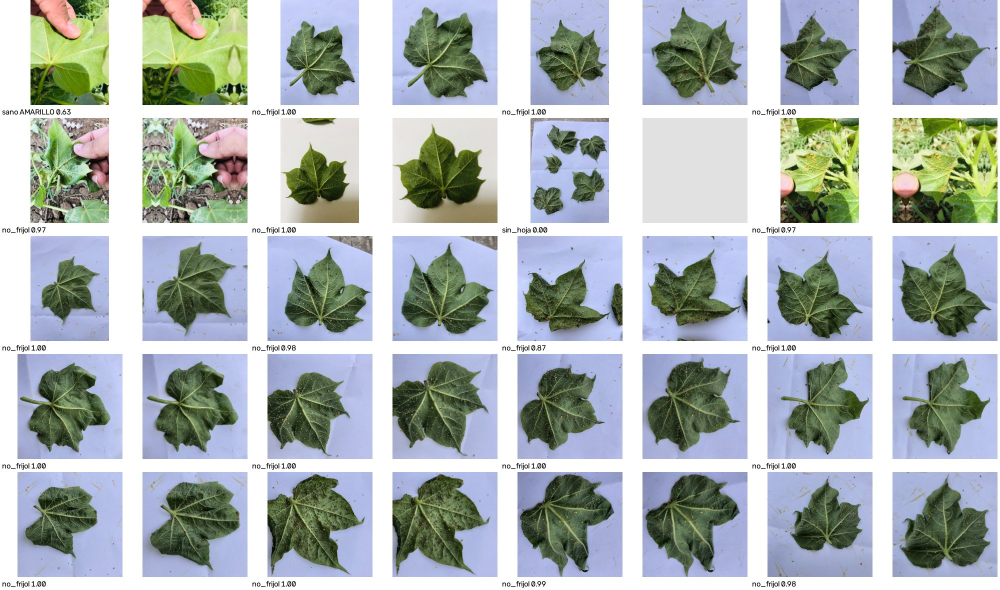
#> input picture eval_app/algodon_muestra_20261006_115615.jpg, 2000 x 1180 px (shown at 1/2 size)
$ python mapa_color.py --image eval_app/algodon_muestra_20261006_115615.jpg
#> lines starting #> are read from the running program, lines starting #| are printed output that depends on the picture; after the words box and inside, x2 and y2 are one past the last pixel; in counts of white or black regions, pixels touching at a corner belong together
#!/usr/bin/env python3
"""
PlagaScan -- mapa_color.py  (EXPERIMENTO, rama `experimento`)

Mapa de color de la hoja: marca sobre la foto las zonas de la hoja cuyo color
se aleja del verde (manchas claras o amarillentas, y zonas cafés o secas) y
reporta qué porcentaje de la hoja ocupan.

Es INFORMATIVO, no un diagnóstico: no dice la causa (sol, sequía, nutrientes,
hongo, plaga...). Y es INDEPENDIENTE del clasificador: no modifica la imagen
que entra al modelo ni el resultado del pulgón. Solo lee la foto original.

La región de la hoja se obtiene con el MISMO rango HSV y la misma limpieza
morfológica que LeafSegmenter.kt / preprocess_opencv.py, pero aquí el contorno
se rellena para incluir las manchas que quedan fuera del rango verde.

Uso:
    python mapa_color.py --image foto.jpg
    python mapa_color.py --batch carpeta/ [--out carpeta_salida/]
"""
import argparse
import csv
from pathlib import Path

import cv2
import numpy as np

# --- Región de la hoja: mismos valores que LeafSegmenter.kt ---
HUE_MIN, HUE_MAX, SAT_MIN, VAL_MIN = 25, 95, 30, 30
MIN_AREA_RATIO = 0.15          # igual que MIN_AREA_RATIO en Kotlin
WORK_SIZE = 640                # el mapa se calcula sobre la foto reducida (rapidez)

# --- Umbrales del mapa (EXPERIMENTALES, calibrar con fotos propias) ---
# OpenCV: H 0-179, S 0-255, V 0-255. Verde típico de hoja medido: H~36, S~150.
CLARA_H_MAX = 30     # manchas claras/amarillentas: tono más amarillo que el verde...
CLARA_V_MIN = 150    # ...y más claras que la hoja
CLARA_S_MAX = 140
CAFE_H_MAX = 22      # zonas cafés/rojizas (o H >= 160)
CAFE_S_MIN = 60
CAFE_V_MIN, CAFE_V_MAX = 40, 175
SOMBRA_V_MAX = 45    # muy oscuro: no se evalúa
BRILLO_S_MAX, BRILLO_V_MIN = 25, 235  # reflejo de luz: no se evalúa
MIN_MANCHA_PX = 4    # componentes más pequeños se consideran ruido (a 640 px)
CLARA_S_MIN = 35     # más grisáceo que esto es pared/reflejo, no mancha
MAX_HUECO_RATIO = 0.01  # hueco dentro de la hoja <= 1 % de su área: se evalúa (mancha)
ANILLO_PX = 6           # ancho del anillo alrededor de cada mancha
ANILLO_VERDE_MIN = 0.85 # al menos 85 % del anillo debe ser hoja verde
ALARGADA_LARGO_PX, ALARGADA_RATIO = 25, 4.0  # tiras largas (tutores, tallos): no son manchas

COLOR_CLARA = (255, 0, 255)   # magenta (BGR)
COLOR_CAFE = (255, 176, 0)    # azul claro (BGR)


def region_hoja(img):
    """Máscara rellena del contorno más grande de la hoja (o None)."""
    hsv = cv2.cvtColor(img, cv2.COLOR_BGR2HSV)
    mask = cv2.inRange(hsv, (HUE_MIN, SAT_MIN, VAL_MIN), (HUE_MAX, 255, 255))
    k = max(5, round(15 * max(img.shape[:2]) / 1280))  # kernel 15 a la resolución del teléfono
    kernel = cv2.getStructuringElement(cv2.MORPH_ELLIPSE, (k, k))
    mask = cv2.morphologyEx(mask, cv2.MORPH_CLOSE, kernel, iterations=2)
    mask = cv2.morphologyEx(mask, cv2.MORPH_OPEN, kernel, iterations=1)
    cnts, _ = cv2.findContours(mask, cv2.RETR_EXTERNAL, cv2.CHAIN_APPROX_SIMPLE)
    if not cnts:
        return None, 0.0
    c = max(cnts, key=cv2.contourArea)
    ratio = cv2.contourArea(c) / (img.shape[0] * img.shape[1])
    if ratio < MIN_AREA_RATIO:
        return None, ratio
    # La región es la parte verde conectada al contorno más grande, más los
    # huecos PEQUEÑOS dentro de ella (manchas). Los huecos grandes son fondo
    # que se ve entre hojas y NO se incluyen.
    lleno = np.zeros(mask.shape, np.uint8)
    cv2.drawContours(lleno, [c], -1, 255, cv2.FILLED)
    region = cv2.bitwise_and(mask, lleno)
    huecos = cv2.bitwise_and(lleno, cv2.bitwise_not(region))
    n, lab, stats, _ = cv2.connectedComponentsWithStats(huecos, connectivity=8)
    max_hueco = MAX_HUECO_RATIO * cv2.contourArea(c)
    for i in range(1, n):
        if stats[i, cv2.CC_STAT_AREA] <= max_hueco:
            region[lab == i] = 255
    # quitar el borde: ahí se mezcla el color del fondo
    e = max(3, round(0.012 * max(img.shape[:2])))
    region = cv2.erode(region, cv2.getStructuringElement(cv2.MORPH_ELLIPSE, (e, e)))
    return region, ratio


def limpiar(m, verde):
    """Conserva solo manchas DENTRO de la hoja: rodeadas de tejido verde y
    compactas. Así se descartan tutores, tallos, macetas y fondo que se cuela
    por el borde."""
    n, lab, stats, _ = cv2.connectedComponentsWithStats(m, connectivity=8)
    keep = np.zeros(n, bool)
    k = cv2.getStructuringElement(cv2.MORPH_ELLIPSE, (2 * ANILLO_PX + 1, 2 * ANILLO_PX + 1))
    for i in range(1, n):
        if stats[i, cv2.CC_STAT_AREA] < MIN_MANCHA_PX:
            continue
        x, y, w, h = stats[i, :4]
        x0, y0 = max(0, x - ANILLO_PX - 1), max(0, y - ANILLO_PX - 1)
        x1, y1 = min(m.shape[1], x + w + ANILLO_PX + 1), min(m.shape[0], y + h + ANILLO_PX + 1)
        comp = (lab[y0:y1, x0:x1] == i).astype(np.uint8)
        anillo = cv2.dilate(comp, k) & (1 - comp)
        if anillo.sum() == 0 or (verde[y0:y1, x0:x1][anillo > 0] > 0).mean() < ANILLO_VERDE_MIN:
            continue
        pts = np.column_stack(np.nonzero(comp))
        if len(pts) >= 5:
            (_, _), (a, b), _ = cv2.minAreaRect(pts.astype(np.float32))
            largo, ancho = max(a, b), max(1.0, min(a, b))
            if largo > ALARGADA_LARGO_PX and largo / ancho > ALARGADA_RATIO:
                continue
        keep[i] = True
    return (keep[lab] * 255).astype(np.uint8)


def analizar(img_full):
    s = WORK_SIZE / max(img_full.shape[:2])
    img = cv2.resize(img_full, None, fx=s, fy=s, interpolation=cv2.INTER_AREA) if s < 1 else img_full.copy()
    region, ratio = region_hoja(img)
    if region is None:
        return dict(hoja=False, area_ratio=ratio, pct_clara=0.0, pct_cafe=0.0, evaluada=0.0, img=img,
                    clara=None, cafe=None, region=None)
    hsv = cv2.cvtColor(img, cv2.COLOR_BGR2HSV)
    H, S, V = hsv[..., 0], hsv[..., 1], hsv[..., 2]
    en = region > 0
    excluir = (V <= SOMBRA_V_MAX) | ((S <= BRILLO_S_MAX) & (V >= BRILLO_V_MIN))
    eval_ = en & ~excluir
    cafe = eval_ & ((H <= CAFE_H_MAX) | (H >= 160)) & (S >= CAFE_S_MIN) & (V >= CAFE_V_MIN) & (V <= CAFE_V_MAX)
    clara = eval_ & ~cafe & (H <= CLARA_H_MAX) & (V >= CLARA_V_MIN) & (S <= CLARA_S_MAX) & (S >= CLARA_S_MIN)
    verde = cv2.inRange(hsv, (HUE_MIN, SAT_MIN, VAL_MIN), (HUE_MAX, 255, 255))
    cafe = limpiar(cafe.astype(np.uint8) * 255, verde)
    clara = limpiar(clara.astype(np.uint8) * 255, verde)
    n = max(1, int(eval_.sum()))
    return dict(hoja=True, area_ratio=ratio, evaluada=eval_.sum() / max(1, en.sum()),
                pct_clara=100 * (clara > 0).sum() / n, pct_cafe=100 * (cafe > 0).sum() / n,
                img=img, clara=clara, cafe=cafe, region=region)


def dibujar(r):
    img = r["img"]
    if not r["hoja"]:
        out = img.copy()
        cv2.putText(out, "sin hoja detectada", (10, 30), cv2.FONT_HERSHEY_SIMPLEX, 0.8, (0, 0, 255), 2)
        return np.vstack([out, np.full((60, out.shape[1], 3), 30, np.uint8)])
    gris = cv2.cvtColor(cv2.cvtColor(img, cv2.COLOR_BGR2GRAY), cv2.COLOR_GRAY2BGR)
    out = np.where(r["region"][..., None] > 0, img, (gris * 0.45).astype(np.uint8))
    for m, col in ((r["clara"], COLOR_CLARA), (r["cafe"], COLOR_CAFE)):
        out[m > 0] = col
        # anillo alrededor de cada mancha para que se vea aunque sea pequeña
        d = cv2.dilate(m, cv2.getStructuringElement(cv2.MORPH_ELLIPSE, (15, 15)))
        cnts, _ = cv2.findContours(d, cv2.RETR_EXTERNAL, cv2.CHAIN_APPROX_SIMPLE)
        cv2.drawContours(out, cnts, -1, col, 2)
    bar = np.full((60, out.shape[1], 3), 30, np.uint8)
    cv2.putText(bar, f"claras/amarillentas: {r['pct_clara']:.1f}%", (8, 24), cv2.FONT_HERSHEY_SIMPLEX, 0.6, COLOR_CLARA, 2)
    cv2.putText(bar, f"cafes/secas: {r['pct_cafe']:.1f}%", (8, 50), cv2.FONT_HERSHEY_SIMPLEX, 0.6, COLOR_CAFE, 2)
    return np.vstack([out, bar])


def main():
    ap = argparse.ArgumentParser()
    ap.add_argument("--image")
    ap.add_argument("--batch")
    ap.add_argument("--out", default="mapa_salida")
    a = ap.parse_args()
    out = Path(a.out).expanduser()
    out.mkdir(parents=True, exist_ok=True)
    files = [Path(a.image).expanduser()] if a.image else sorted(
        p for p in Path(a.batch).expanduser().rglob("*") if p.suffix.lower() in (".jpg", ".jpeg", ".png"))
    filas = []
    for f in files:
        img = cv2.imread(str(f))
#> img is the input picture: shape (1180, 2000, 3); mean B, G, R 180.3, 180.3, 172
        if img is None:
            continue
        r = analizar(img)
#> in analizar, `img = cv2.resize(img_full, None, fx=s, fy=s, interpolation=cv2.INTER_A..`:
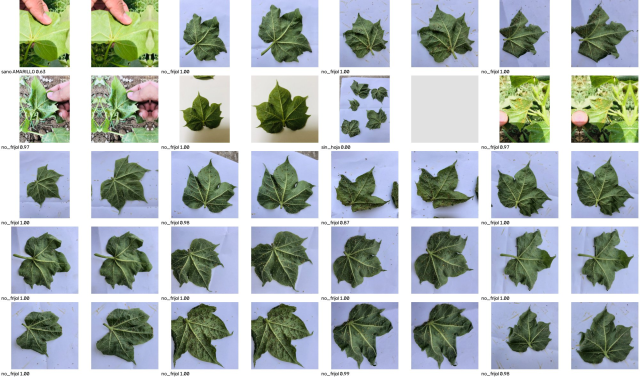
#> img: shape (378, 640, 3); mean B, G, R 180.4, 180.4, 172.1
#> in region_hoja, `hsv = cv2.cvtColor(img, cv2.COLOR_BGR2HSV)`: hsv: shape (378, 640, 3); mean H, S, V 60.9, 51.9, 194.4
#> in region_hoja, `mask = cv2.inRange(hsv, (HUE_MIN, SAT_MIN, VAL_MIN), (HUE_MAX, 255, 25..`:
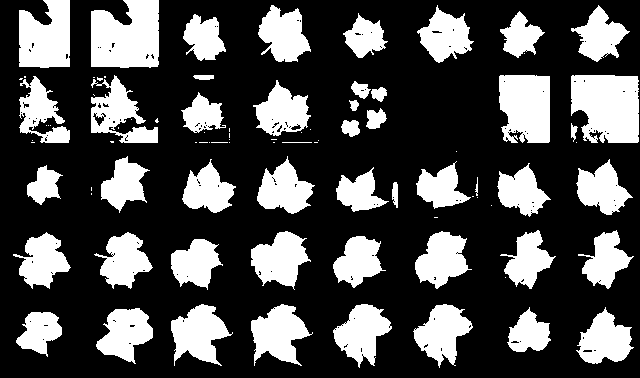
#> mask: shape (378, 640); 29.8% white; 88 white regions (40 under 20 px), largest, box (x1, y1, x2, y2) and area: (571, 75, 639, 143) 4015, (91, 0, 159, 68) 3940, (499, 75, 550, 143) 3128
#> in region_hoja, `mask = cv2.morphologyEx(mask, cv2.MORPH_CLOSE, kernel, iterations=2)`:
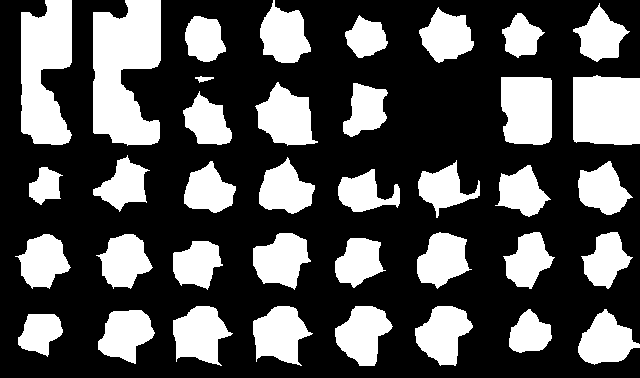
#> mask: shape (378, 640); 32.9% white; 38 white regions, largest, box (x1, y1, x2, y2) and area: (93, 0, 161, 146) 7527, (21, 0, 72, 145) 5699, (573, 75, 640, 145) 4459
#> in region_hoja, `mask = cv2.morphologyEx(mask, cv2.MORPH_OPEN, kernel, iterations=1)`:
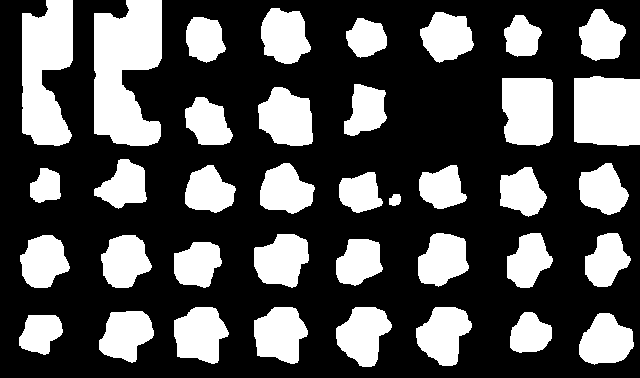
#> mask: shape (378, 640); 32.4% white; 38 white regions
#> in region_hoja, `cnts, _ = cv2.findContours(mask, cv2.RETR_EXTERNAL, cv2.CHAIN_APPROX_S..`: cnts = 38 contours; largest, box (x1, y1, x2, y2) and area: (94, 0, 162, 146) 7314, (22, 0, 73, 146) 5499, (574, 76, 640, 146) 4265, (502, 78, 553, 146) 3118, (258, 87, 313, 146) 2372
#> in region_hoja, `c = max(cnts, key=cv2.contourArea)`: c = contour of 122 points, box (x1, y1, x2, y2) (94, 0, 162, 146), area 7314
#> in region_hoja, `ratio = cv2.contourArea(c) / (img.shape[0] * img.shape[1])`: ratio = 0.0302
#> r = 9 items
        cv2.imwrite(str(out / f"mapa_{f.stem}.jpg"), np.hstack([
            np.vstack([r["img"], np.full((60, r["img"].shape[1], 3), 30, np.uint8)]), dibujar(r)]))
#> in dibujar, `cv2.putText(out, "sin hoja detectada", (10, 30), cv2.FONT_HERSHEY_SIMP..`:
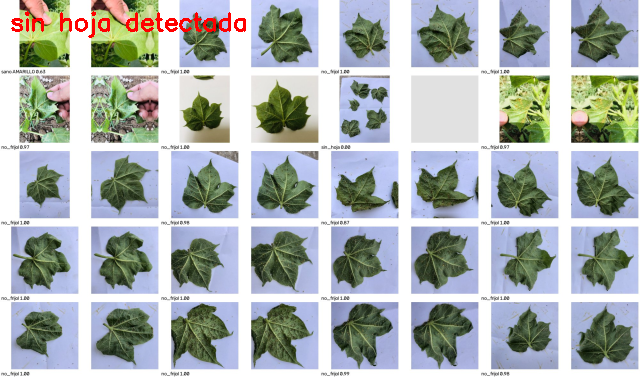
#> out: shape (378, 640, 3); 0.66% of pixels changed, all inside (x1, y1, x2, y2) = (11, 11, 246, 38)
#> in dibujar, `return np.vstack([out, np.full((60, out.shape[1], 3), 30, np.uint8)])`:
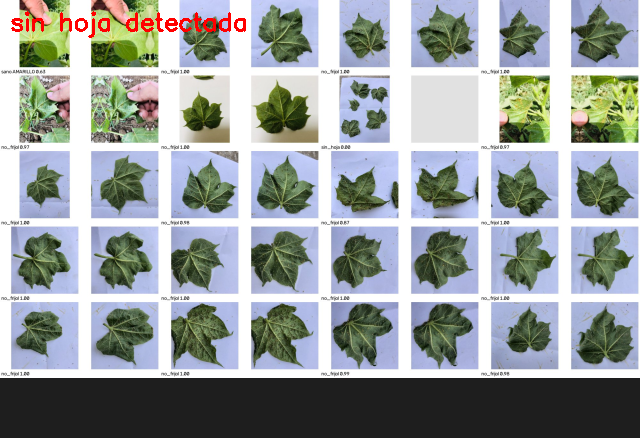
#> returned value: shape (438, 640, 3); mean of channels 0, 1, 2 158.8, 158.6, 152.9; drawn as B, G, R
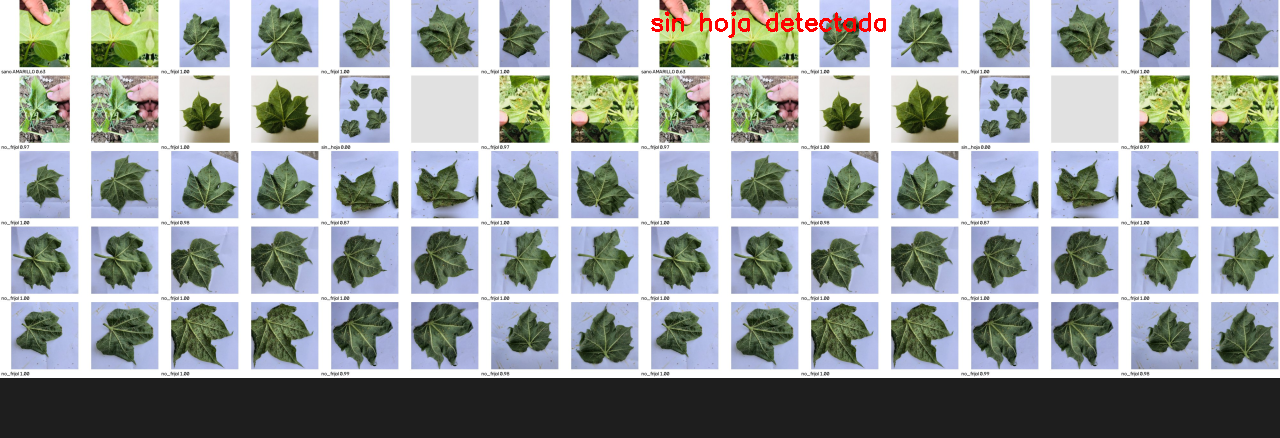
#> saved as mapa_algodon_muestra_20261006_115615.jpg: shape (438, 1280, 3); mean B, G, R 159.3, 159.2, 152.8
        filas.append([str(f), r["hoja"], f"{r['area_ratio']:.3f}", f"{r['pct_clara']:.2f}", f"{r['pct_cafe']:.2f}"])
        print(f"{f.name:32s} hoja={r['hoja']!s:5s} claras={r['pct_clara']:5.1f}%  cafes={r['pct_cafe']:5.1f}%")
#| algodon_muestra_20261006_115615.jpg hoja=False claras=  0.0%  cafes=  0.0%
    with open(out / "resumen.csv", "w", newline="") as fh:
        w = csv.writer(fh)
        w.writerow(["archivo", "hoja", "area_ratio", "pct_claras", "pct_cafes"])
        w.writerows(filas)
    print(f"\n{len(filas)} fotos -> {out}")
#| 1 fotos -> mapa_salida


if __name__ == "__main__":
    main()
